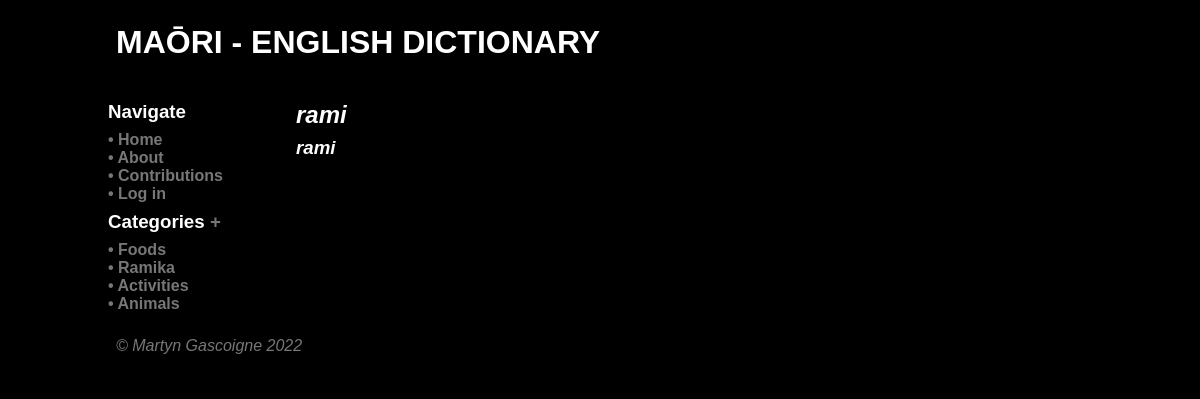
The app's page /word/1 with its own data.
### tables this page shows
CREATE TABLE category
(
    id          integer
        constraint category_pk
            primary key autoincrement,
    name        varchar(80),
    description varchar(600),
    timestamp   datetime
);

CREATE TABLE word
(
    id          integer
        constraint word_pk
            primary key autoincrement,
    name        varchar(80),
    description varchar(600),
    author      integer,
    timestamp   datetime
);

### app.py (the view)
@app.route('/word/<word>', methods=['GET', 'POST'])
def render_word_page(word):
    con = create_connection(DB_NAME)
    query = """SELECT id, name, description FROM word WHERE id = ?"""
    cur = con.cursor()
    cur.execute(query, (word,))
    word_data = cur.fetchall()
    con.close()
    return render_template('word.html', passed_word=word_data,
                           category_list=find_categories(), logged_in=is_logged_in(), user_account=my_account())

### app.py (called while the page is built)
def create_connection(db_file):
    try:
        connection = sqlite3.connect(db_file)
        connection.execute('pragma foreign_keys=ON')
        return connection
    except Error as e:
        print(e)
    return None

def find_categories():
    con = create_connection(DB_NAME)
    query = "SELECT id, name, description FROM category"
    cur = con.cursor()
    cur.execute(query)
    found_categories = cur.fetchall()
    con.close()
    return found_categories

def my_account():
    if session.get('userid') is None:
        return False
    else:
        return session.get('userid')

def is_logged_in():
    if session.get('email') is None:
        print('Not logged in')
        return False
    else:
        print('Logged in')
        return True

### templates/word.html (shortened to what this page needs)
{% extends 'base.html' %}
{% block heading %}Maōri - English Dictionary{% endblock %}
{% block main %}
<div class="category-description">
    <h2>{{ passed_word[0][1] }}</h2>
    <h3>{{ passed_word[0][2] }}</h3>
</div>
{% endblock %}

### templates/base.html (shortened to what this page needs)
<!doctype html>
<html lang="en">
<head>
	<link href="{{ url_for('static', filename='css/style.css') }}" rel="stylesheet">
</head>
<body>
	<div id="container">
		<header>
			<h1>{% block heading %}{% endblock %}</h1>
		</header>
		<nav>
            <div class="category-box">
                <h3>Navigate</h3>
                <h4><a href="\">• Home</a></h4>
                <h4><a href="\about">• About</a></h4>
                <h4><a href="\contributions">• Contributions</a></h4>
                {% if not logged_in %}<h4><a href="\login">• Log in</a></h4>
                {% else %}
                    <h4><a href="\account\{{ user_account }}">• Account</a></h4>
                    <h4><a href="\logout">• Log out</a></h4>
                {% endif %}
                <h3>Categories <a href="/">+</a> </h3>
            </div>
            {% for category in category_list %}
            <div class="category-box">
                <h4><a href="/category/{{ category[0] }}">• {{ category[1] }}</a></h4>
            </div>
            {% endfor %}
		</nav>
		<main>
            {% block main%}{% endblock %}
        </main>
		<footer class="footer">
            <a href="https://github.com/Galvin-X/Translator" target="_blank">&copy; Martyn Gascoigne 2022</a>
		</footer>
	</div>
</body>
</html>

### static/css/style.css (style rules this page uses)
* { font-family: "Microsoft Tai Le", sans-serif; margin: 0; padding: 0; box-sizing: border-box; background-color: #000; }
#container { display: grid; grid-template-columns: 75px auto; grid-template-areas: 'nav header' 'main main' 'footer footer'; }
header { grid-area: header; background-color: #000; padding: 1rem; }
nav { grid-area: nav; }
main { grid-area: main; padding: 1rem; background-color: #edd; }
h1 { padding: 0.5rem 0; color: #fff; text-transform: uppercase; }
h2, h3 { padding: 0.5rem 0; color: #fff; }
h4 { padding: 0rem 0; }
a { color: white; text-decoration: none; }
footer { grid-area: footer; padding: 1rem; background-color: #000; }
.category-description { font-style: italic; }
.category-description h2 { padding: 0rem 0; color: #fff; }
.category-description h3 { padding: 0.5rem 0; color: #fff; }
.category-box { font-style: normal; }
.category-box a { color: #777777; text-decoration: none; }
.footer { font-style: italic; color: #777777; }
.footer a { color: #777777; text-decoration: none; }
@media only screen and (min-width: 768px) { #container { grid-template-columns: 180px auto; grid-template-areas: 'header header' 'nav main' 'footer footer'; } }
@media only screen and (min-width: 768px) { nav { background: #000; padding: 0.5rem; } }
@media only screen and (min-width: 768px) { nav a { color: #777777; text-decoration: none; } }
@media only screen and (min-width: 768px) { main { background-color: #000; } }
@media only screen and (min-width: 1000px) { #container { width: 1000px; margin: auto; } }

### records on screen
category: name "Foods"
category: name "Ramika"
category: name "Activities"
category: name "Animals"
word: name "rami", description "rami"
